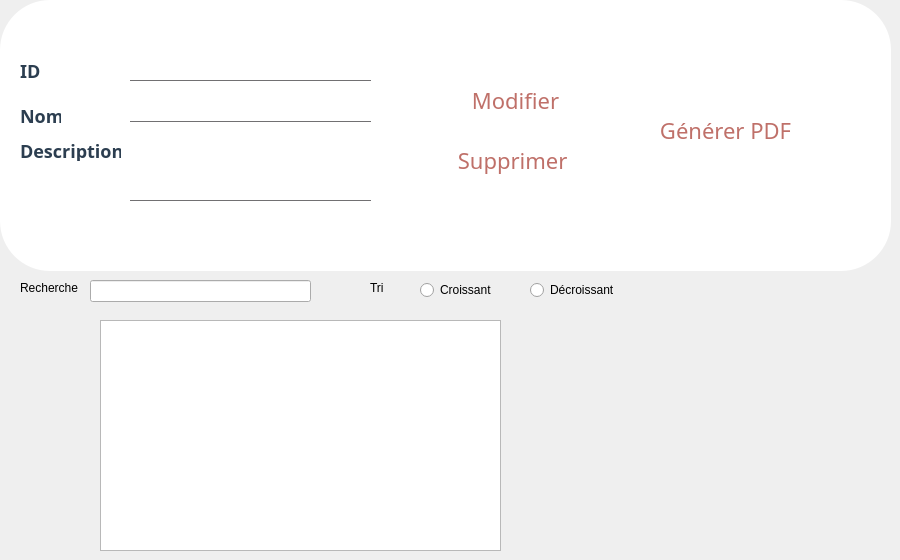
      <widget class="QWidget" name="tab_15">
       <attribute name="title">
        <string>Consulter la liste des catégories</string>
       </attribute>
       <widget class="QRadioButton" name="radioButton_D_c">
        <property name="geometry">
         <rect>
          <x>530</x>
          <y>280</y>
          <width>97</width>
          <height>20</height>
         </rect>
        </property>
        <property name="text">
         <string>Décroissant</string>
        </property>
       </widget>
       <widget class="QTableView" name="tableView_2">
        <property name="geometry">
         <rect>
          <x>100</x>
          <y>320</y>
          <width>401</width>
          <height>231</height>
         </rect>
        </property>
       </widget>
       <widget class="QRadioButton" name="radioButton_C_c">
        <property name="geometry">
         <rect>
          <x>420</x>
          <y>280</y>
          <width>97</width>
          <height>20</height>
         </rect>
        </property>
        <property name="text">
         <string>Croissant</string>
        </property>
       </widget>
       <widget class="QFrame" name="frame_8">
        <property name="geometry">
         <rect>
          <x>0</x>
          <y>0</y>
          <width>891</width>
          <height>271</height>
         </rect>
        </property>
        <property name="styleSheet">
         <string notr="true">QFrame{
border-radius:50px;

background-color: white;
}

QLabel{
color: #2C3E50;
font-size:18px;
font:bold;
font-family : century gothic;
}

QLineEdit{
background:transparent;
border:none;
color:#717072;
border-bottom:1px solid #717072;
}

QPushButton{
font-size:22px;
font-family:century gothic;
background:transparent;
border-radius:60px;
color:#BF7069;
border-radius:15px;
/*border:1px solid #BF7069;*/
}
QPushButton:hover{
color:#931A43;
/*background:#801414;*/
background:rgb(255, 228, 228);
border-radius:15px;
}</string>
        </property>
        <property name="frameShape">
         <enum>QFrame::StyledPanel</enum>
        </property>
        <property name="frameShadow">
         <enum>QFrame::Raised</enum>
        </property>
        <widget class="QLineEdit" name="lineEdit_description_c">
         <property name="geometry">
          <rect>
           <x>130</x>
           <y>160</y>
           <width>241</width>
           <height>41</height>
          </rect>
         </property>
        </widget>
        <widget class="QLabel" name="label_69">
         <property name="geometry">
          <rect>
           <x>20</x>
           <y>140</y>
           <width>101</width>
           <height>21</height>
          </rect>
         </property>
         <property name="text">
          <string>Description</string>
         </property>
        </widget>
        <widget class="QLineEdit" name="lineEdit_nom_c">
         <property name="geometry">
          <rect>
           <x>130</x>
           <y>100</y>
           <width>241</width>
           <height>22</height>
          </rect>
         </property>
        </widget>
        <widget class="QLineEdit" name="lineEdit_id_c">
         <property name="geometry">
          <rect>
           <x>130</x>
           <y>60</y>
           <width>241</width>
           <height>21</height>
          </rect>
         </property>
        </widget>
        <widget class="QLabel" name="label_70">
         <property name="geometry">
          <rect>
           <x>20</x>
           <y>100</y>
           <width>41</width>
           <height>31</height>
          </rect>
         </property>
         <property name="text">
          <string>Nom</string>
         </property>
        </widget>
        <widget class="QLabel" name="label_71">
         <property name="geometry">
          <rect>
           <x>20</x>
           <y>60</y>
           <width>41</width>
           <height>21</height>
          </rect>
         </property>
         <property name="text">
          <string>ID</string>
         </property>
        </widget>
        <widget class="QPushButton" name="pushButton_supprimer_c">
         <property name="geometry">
          <rect>
           <x>450</x>
           <y>140</y>
           <width>131</width>
           <height>41</height>
          </rect>
         </property>
         <property name="text">
          <string>Supprimer </string>
         </property>
        </widget>
        <widget class="QPushButton" name="pushButton_modifier_c">
         <property name="geometry">
          <rect>
           <x>460</x>
           <y>80</y>
           <width>111</width>
           <height>41</height>
          </rect>
         </property>
         <property name="text">
          <string>Modifier</string>
         </property>
        </widget>
        <widget class="QPushButton" name="pushButton_PDF_c">
         <property name="geometry">
          <rect>
           <x>640</x>
           <y>110</y>
           <width>171</width>
           <height>41</height>
          </rect>
         </property>
         <property name="text">
          <string>Générer PDF</string>
         </property>
        </widget>
       </widget>
       <widget class="QLabel" name="label_66">
        <property name="geometry">
         <rect>
          <x>370</x>
          <y>280</y>
          <width>31</width>
          <height>16</height>
         </rect>
        </property>
        <property name="text">
         <string>Tri</string>
        </property>
       </widget>
       <widget class="QLineEdit" name="lineEdit_recherche_c">
        <property name="geometry">
         <rect>
          <x>90</x>
          <y>280</y>
          <width>221</width>
          <height>22</height>
         </rect>
        </property>
       </widget>
       <widget class="QLabel" name="label_67">
        <property name="geometry">
         <rect>
          <x>20</x>
          <y>280</y>
          <width>71</width>
          <height>16</height>
         </rect>
        </property>
        <property name="text">
         <string>Recherche</string>
        </property>
       </widget>
      </widget>
